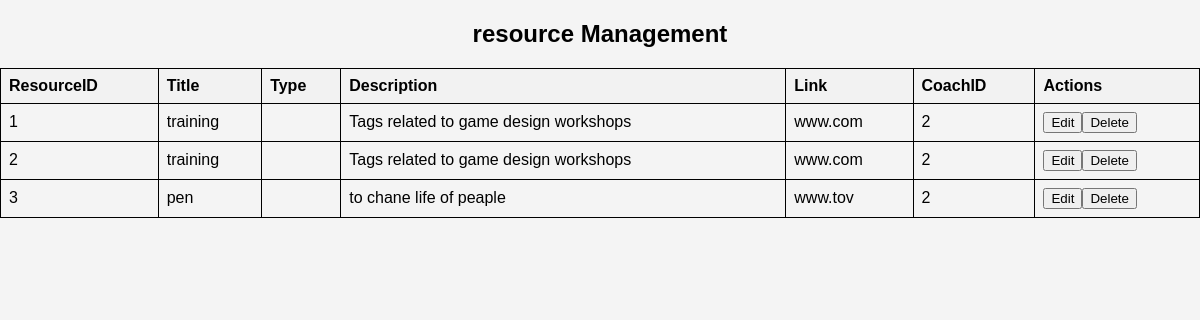
The page /viewresource.php on the database its author committed.
### tables this page shows
CREATE TABLE `resource` (
  `ResourceID` int(11) NOT NULL,
  `Title` varchar(100) DEFAULT NULL,
  `Type` enum('Article','Video','Worksheet') DEFAULT NULL,
  `Description` text DEFAULT NULL,
  `Link` varchar(255) DEFAULT NULL,
  `CoachID` int(11) DEFAULT NULL
);

### viewresource.php (the view, shortened to what this page needs)
<?php
require_once "db_connection.php";
?>
<!DOCTYPE html>
<html lang="en">
<head>
    <link rel="stylesheet" type="text/css" href="style3.css">
</head>
<body>
    <h2>resource Management</h2>
    <table id="dataTable" class="table table-hover text-center">
        <tr>
            <th>ResourceID</th>
            <th>Title</th>
            <th>Type </th>
            <th>Description</th>
            <th>Link</th>
            <th>CoachID</th>
            <th>Actions</th>
        </tr>
        <?php
        $sql = "SELECT * FROM resource";
        $result = $conn->query($sql);
        if ($result->num_rows > 0) {
            while ($row = $result->fetch_assoc()) {
                echo "<tr>";
                echo "<td>" . $row["ResourceID"] . "</td>";
                echo "<td>" . $row["Title"] . "</td>";
                echo "<td>" . $row["Type"] . "</td>";
                echo "<td>" . $row["Description"] . "</td>";
                echo "<td>" . $row["Link"] . "</td>";
                echo "<td>" . $row["CoachID"] . "</td>";
                echo "<td>";
              echo "<a href='updateresource.html?id=" . $row["ResourceID"] .  "'onclick='return confirm(\"Are you sure you want to update this resource?\")'><button class='button update-button'>Edit</button></a>";
                echo "<a href='deleteresource.html?id=" . $row["ResourceID"] . "'onclick='return confirm(\"Are you sure you want to delete this resource?\")'><button class='button delete-button'>Delete</button></a>";
                echo "</td>";
                echo "</tr>";
            }
        } else {
            echo "<tr><td colspan='7'>No data found</td></tr>";
        }
        ?>
    </table>
</body>
</html>

### css/style3.css (style rules this page uses)
body { font-family: Arial, sans-serif; margin: 0; padding: 0; background-color: #f4f4f4; }
h2 { text-align: center; }

### viewresource.php (style rules this page uses)
table { width: 100%; border-collapse: collapse; }
table, th, td { border: 1px solid black; padding: 8px; text-align: left; }
th { background-color: #f2f2f2; }

### rows shown on the page
resource: ResourceID "1", Title "training", Description "Tags related to game design workshops", Link "www.com", CoachID "2"
resource: ResourceID "2", Title "training", Description "Tags related to game design workshops", Link "www.com", CoachID "2"
resource: ResourceID "3", Title "pen", Description "to chane life of peaple", Link "www.tov", CoachID "2"
